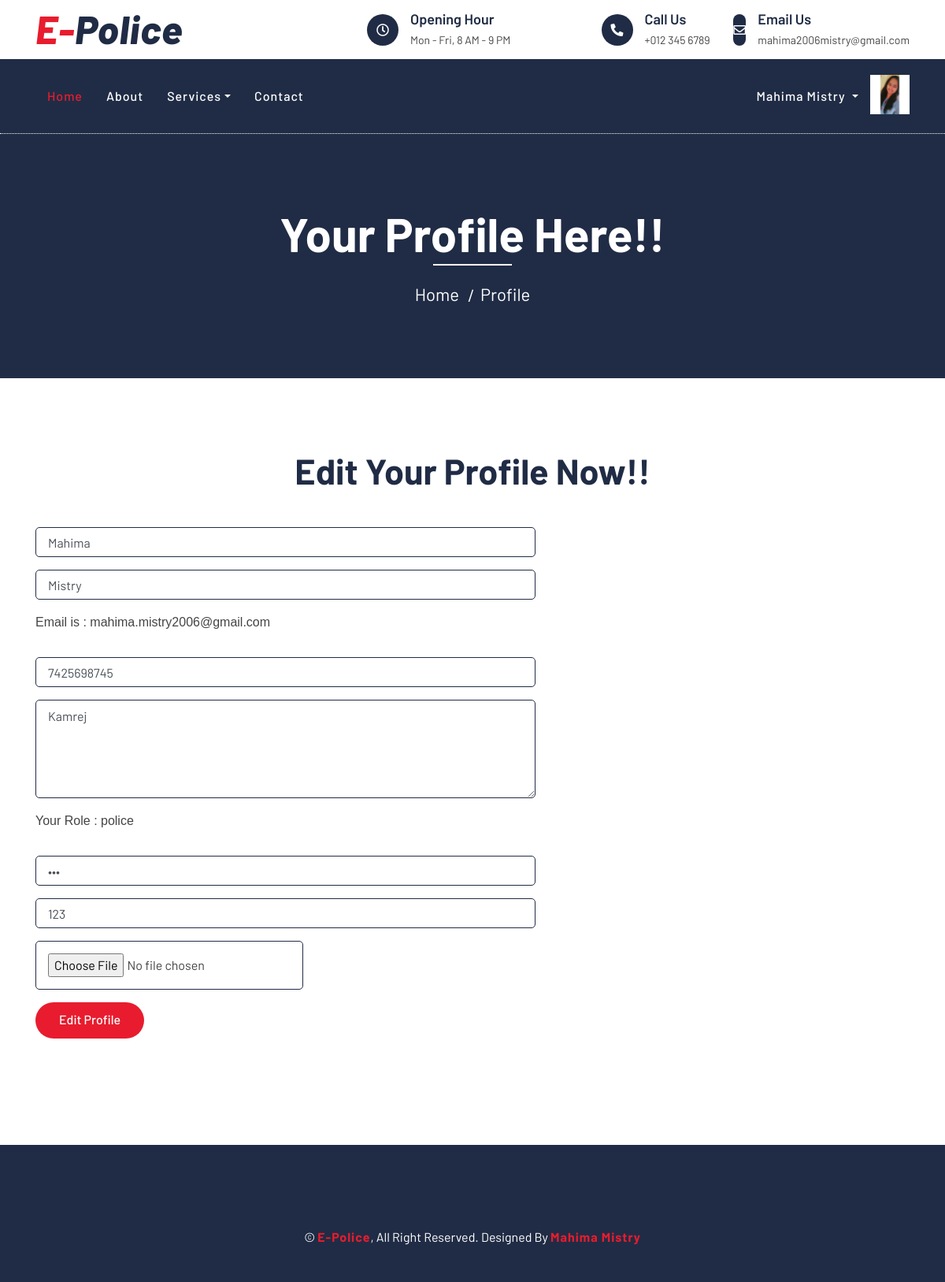
Screenshot of /profile/ (signed in) with the database file from the repository.
### epolice/models.py (models this page shows, shortened)
class User(models.Model):
    fname = models.CharField(max_length=50)
    lname = models.CharField(max_length=50)
    email = models.EmailField(unique=True)
    mobile = models.CharField(max_length=10)
    address = models.TextField(max_length=300)
    role = models.CharField(max_length=20,null=True,blank=True)
    password = models.CharField(max_length=50)
    pic = models.FileField(upload_to='Profile',default='profile.jpg')

### epolice/views.py (the view, shortened to what this page needs)
# urls.py: path('profile/',views.profile,name='profile'),
def profile(request):
    uid = User.objects.get(email=request.session['email'])
    return render(request,'profile.html',{'uid':uid})

### epolice/templates/profile.html (shortened to what this page needs)
{% extends 'header.html' %}
{% load static %}
{% block content %}
<div class="page-header">
    <div class="container">
        <div class="row">
            <div class="col-12">
                <h2>Your Profile Here!!</h2>
            </div>
            <div class="col-12">
                <a href="{% url 'index' %}">Home</a>
                <a href="">Profile</a>
            </div>
        </div>
    </div>
</div>
<div class="contact">
    <div class="container">
        <div class="section-header text-center">
            <h2>Edit Your profile Now!!</h2>
        </div>
        <div class="row">
            <div class="col-md-7">
                <div class="contact-form">
                    <form name="sentMessage" action="{% url 'profile' %}" method="POST" enctype="multipart/form-data" novalidate="novalidate">
                        <div class="control-group">
                            <input type="text" class="form-control" value="{{ uid.fname }}" name="fname" id="fname" placeholder="Your First Name" required="required" data-validation-required-message="Please enter your name" />
                        </div>
                        <div class="control-group">
                            <input type="text" class="form-control" value="{{ uid.lname }}" name="lname" id="lname" placeholder="Your Last Name" required="required" data-validation-required-message="Please enter your name" />
                        </div>
                        <div class="control-group">
                            <label style="font-family: 'Franklin Gothic Medium', 'Arial Narrow', Arial, sans-serif;">Email is : {{ uid.email }}</label>
                        </div><br>
                        <div class="control-group">
                            <input type="text" class="form-control" value="{{ uid.mobile }}" name="mobile" id="mobile" placeholder="Your Mobile Number" required="required" data-validation-required-message="Please enter your name" />
                        </div>
                        <div class="control-group">
                            <textarea class="form-control" name="address" id="address" placeholder="Your Address" required="required" data-validation-required-message="Please enter your message">{{ uid.address }}</textarea>
                        </div>
                        <div class="control-group">
                            <label style="font-family: 'Franklin Gothic Medium', 'Arial Narrow', Arial, sans-serif;">Your Role : {{ uid.role }}</label>
                        </div><br>
                        <div class="control-group">
                            <input type="password" class="form-control" value="{{ uid.password }}" name="password" id="password" placeholder="Your Password" required="required" data-validation-required-message="Please enter your name" />
                        </div>
                        <div class="control-group">
                            <input type="text" class="form-control" value="{{ uid.password }}" name="confirm_password" id="confirm_password" placeholder="Your Confirm Password" required="required" data-validation-required-message="Please enter your name" />
                        </div>
                        <div class="control-group">
                            <input type="file" name="pic" id="pic" value="{{ uid.pic.url }}" data-validation-required-message="Please enter your name" required />
                        </div>
                        <div>
                            <button class="btn btn-custom" type="submit">Edit Profile</button>
                        </div>
                    </form>
                </div>
            </div>
        </div>
    </div>
</div>
{% endblock %}

### epolice/templates/header.html (shortened to what this page needs)
{% load static %}
<!DOCTYPE html>
<html lang="en">
    <head>
        <link href="https://stackpath.bootstrapcdn.com/bootstrap/4.4.1/css/bootstrap.min.css" rel="stylesheet">
        <link href="https://cdnjs.cloudflare.com/ajax/libs/font-awesome/5.10.0/css/all.min.css" rel="stylesheet">
        <link href="{% static 'lib/flaticon/font/flaticon.css' %}" rel="stylesheet">
        <link href="{% static 'lib/animate/animate.min.css' %}" rel="stylesheet">
        <link href="{% static 'lib/owlcarousel/assets/owl.carousel.min.css' %}" rel="stylesheet">
        <link href="{% static 'css/style.css' %}" rel="stylesheet">
    </head>
    <body>
        <div class="top-bar">
            <div class="container">
                <div class="row align-items-center">
                    <div class="col-lg-4 col-md-12">
                        <div class="logo">
                            <a href="{% url 'index' %}">
                                <h1>E-<span>Police</span></h1>
                            </a>
                        </div>
                    </div>
                    <div class="col-lg-8 col-md-7 d-none d-lg-block">
                        <div class="row">
                            <div class="col-4">
                                <div class="top-bar-item">
                                    <div class="top-bar-icon">
                                        <i class="far fa-clock"></i>
                                    </div>
                                    <div class="top-bar-text">
                                        <h3>Opening Hour</h3>
                                        <p>Mon - Fri, 8 AM - 9 PM</p>
                                    </div>
                                </div>
                            </div>
                            <div class="col-4">
                                <div class="top-bar-item">
                                    <div class="top-bar-icon">
                                        <i class="fa fa-phone-alt"></i>
                                    </div>
                                    <div class="top-bar-text">
                                        <h3>Call Us</h3>
                                        <p>+012 345 6789</p>
                                    </div>
                                </div>
                            </div>
                            <div class="col-4">
                                <div class="top-bar-item">
                                    <div class="top-bar-icon">
                                        <i class="far fa-envelope"></i>
                                    </div>
                                    <div class="top-bar-text">
                                        <h3>Email Us</h3>
                                        <p>mahima2006mistry@gmail.com</p>
                                    </div>
                                </div>
                            </div>
                        </div>
                    </div>
                </div>
            </div>
        </div>
        <div class="nav-bar">
            <div class="container">
                <nav class="navbar navbar-expand-lg bg-dark navbar-dark">
                    <div class="collapse navbar-collapse justify-content-between" id="navbarCollapse">
                        <div class="navbar-nav mr-auto">
                            <a href="{% url 'index' %}" class="nav-item nav-link active">Home</a>
                            <a href="{% url 'about' %}" class="nav-item nav-link">About</a>
                            {% if uid.role == 'citizen' %}
                            <div class="nav-item dropdown">
                                <a href="#" class="nav-link dropdown-toggle" data-toggle="dropdown">Services</a>
                                <div class="dropdown-menu">
                                    <a href="{% url 'add_fir' %}" class="dropdown-item">Register FIR</a>
                                    <a href="{% url 'view_fir' %}" class="dropdown-item">View FIR Status</a>
                                </div>
                            </div>
                            {% elif uid.role == 'police' %}
                            <div class="nav-item dropdown">
                                <a href="#" class="nav-link dropdown-toggle" data-toggle="dropdown">Services</a>
                            </div>
                            {% endif %}
                            {% if request.session.email %}
                            <a href="{% url 'contact' %}" class="nav-item nav-link">Contact</a>
                            {% endif %}
                        </div>
                        {% if request.session.email %}
                        <ul class="navbar-nav">
                            <li class="nav-item dropdown">
                                <a class="nav-link dropdown-toggle" id="navbarDropdown" role="button" data-toggle="dropdown" aria-haspopup="true" aria-expanded="false">
                                    {{ uid.fname }} {{ uid.lname }}
                                </a>
                            </li>
                            {% if uid.pic %}
                            <li class="nav-item">
                                <img src="{{ uid.pic.url }}" alt="" width="50px" height="50px">
                            </li>
                            {% endif %}
                          </ul>
                        {% else %}
                        <div class="ml-auto">
                            <a class="btn btn-custom" href="{% url 'login' %}">Login/Register</a>
                        </div>
                        {% endif %}
                    </div>
                </nav>
            </div>
        </div>
        {% block content %}
        {% endblock %}
        <div class="footer">
            <div class="container copyright">
                <p>&copy; <a href="{% url 'index' %}">E-Police</a>, All Right Reserved. Designed By <a href="">Mahima Mistry</a></p>
            </div>
        </div>
    </body>
</html>

### epolice/static/css/style.css (style rules this page uses)
body { color: #444444; font-weight: 400; background: #ffffff; font-family: 'Barlow', sans-serif; }
h1, h2, h3, h4, h5, h6 { color: #202C45; }
a { color: #202C45; transition: .3s; }
.btn.btn-custom { padding: 10px 30px 12px 30px; text-align: center; font-size: 16px; font-weight: 500; color: #ffffff; background: #E81C2E; border: none; border-radius: 60px; box-shadow: inset 0 0 0 0 #202C45; transition: ease-out 0.5s; -webkit-transition: ease-out 0.5s; -moz-transition: ease-out 0.5s; }
.top-bar { position: relative; height: 75px; display: flex; align-items: center; background: #ffffff; }
.top-bar .logo { text-align: left; overflow: hidden; }
.top-bar .logo h1 { margin: -4px 0 0 0; color: #E81C2E; font-size: 50px; line-height: 50px; font-weight: 800; letter-spacing: 1px; font-style: italic; }
.top-bar .logo h1 span { color: #202C45; }
.top-bar .top-bar-item { display: flex; align-items: center; justify-content: flex-end; }
.top-bar .top-bar-icon { width: 40px; height: 40px; display: flex; align-items: center; justify-content: center; background: #202C45; border-radius: 40px; }
.top-bar .top-bar-icon i { margin: 0; color: #ffffff; font-size: 16px; }
.top-bar .top-bar-text { padding-left: 15px; }
.top-bar .top-bar-text h3 { margin: 0 0 5px 0; font-size: 18px; font-weight: 600; }
.top-bar .top-bar-text p { margin: 0; font-size: 14px; font-weight: 400; }
.nav-bar { position: relative; background: #202C45; }
.nav-bar .navbar { padding: 20px 0; background: #202C45 !important; transition: .3s; }
.navbar-dark .navbar-nav .nav-link, .navbar-dark .navbar-nav .nav-link:focus, .navbar-dark .navbar-nav .nav-link:hover, .navbar-dark .navbar-nav .nav-link.active { color: #ffffff; padding: 15px; font-weight: 500; letter-spacing: 1px; }
.navbar-dark .navbar-nav .nav-link:hover, .navbar-dark .navbar-nav .nav-link.active { color: #E81C2E; }
.page-header { position: relative; margin-bottom: 45px; padding: 90px 0; text-align: center; background: #202C45; border-top: 1px dotted #ffffff; }
.page-header h2 { position: relative; color: #ffffff; font-size: 60px; font-weight: 700; margin-bottom: 20px; padding-bottom: 5px; }
.page-header h2::after { position: absolute; content: ""; width: 100px; height: 2px; left: calc(50% - 50px); bottom: 0; background: #ffffff; }
.page-header a { position: relative; padding: 0 12px; font-size: 22px; color: #ffffff; }
.page-header a::after { position: absolute; content: "/"; width: 8px; height: 8px; top: -2px; right: -7px; text-align: center; color: #ffffff; }
.page-header a:last-child::after { display: none; }
.section-header { position: relative; width: 100%; max-width: 700px; margin: 0 auto 45px auto; }
.section-header h2 { margin: 0; font-size: 45px; font-weight: 700; text-transform: capitalize; }
.contact { position: relative; width: 100%; padding: 45px 0; }
.contact .contact-form { position: relative; width: 100%; margin-bottom: 45px; }
.contact .contact-form input { padding: 15px; border-radius: 5px; border: 1px solid #202C45; }
.contact .contact-form textarea { height: 125px; padding: 8px 15px; border-radius: 5px; border: 1px solid #202C45; }
.footer { position: relative; margin-top: 45px; padding-top: 90px; background: #202C45; }
.footer .copyright { text-align: center; padding-top: 15px; padding-bottom: 45px; }
.footer .copyright p { margin: 0; color: #ffffff; }
.footer .copyright p a { color: #E81C2E; font-weight: 700; letter-spacing: 1px; }

### rows the page displays
User: fname "Mahima", lname "Mistry", pic (picture), email "mahima.mistry2006@gmail.com", mobile "7425698745", address "Kamrej", role "police", confirm_password "123"
